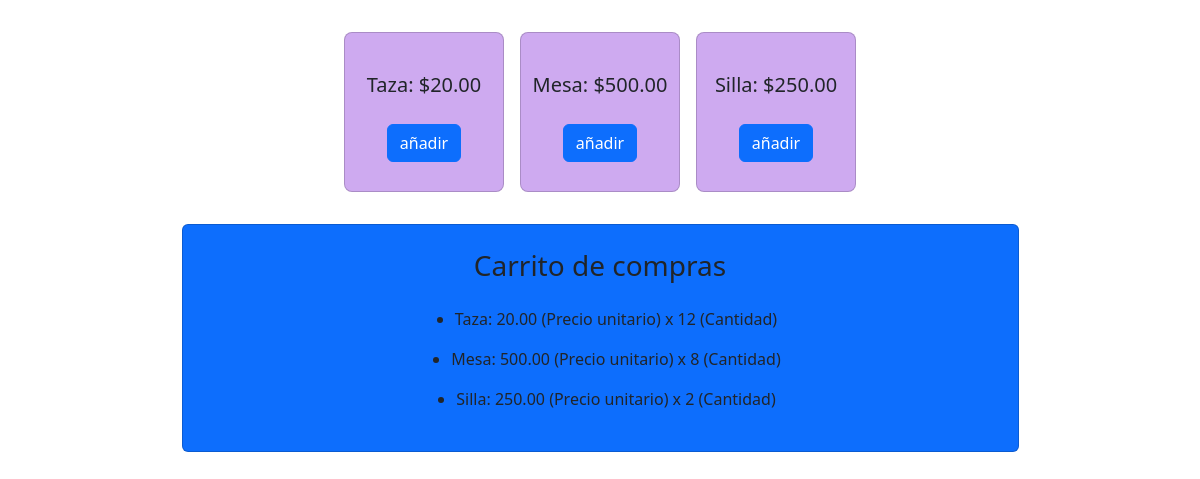
Before: / with the older database file.
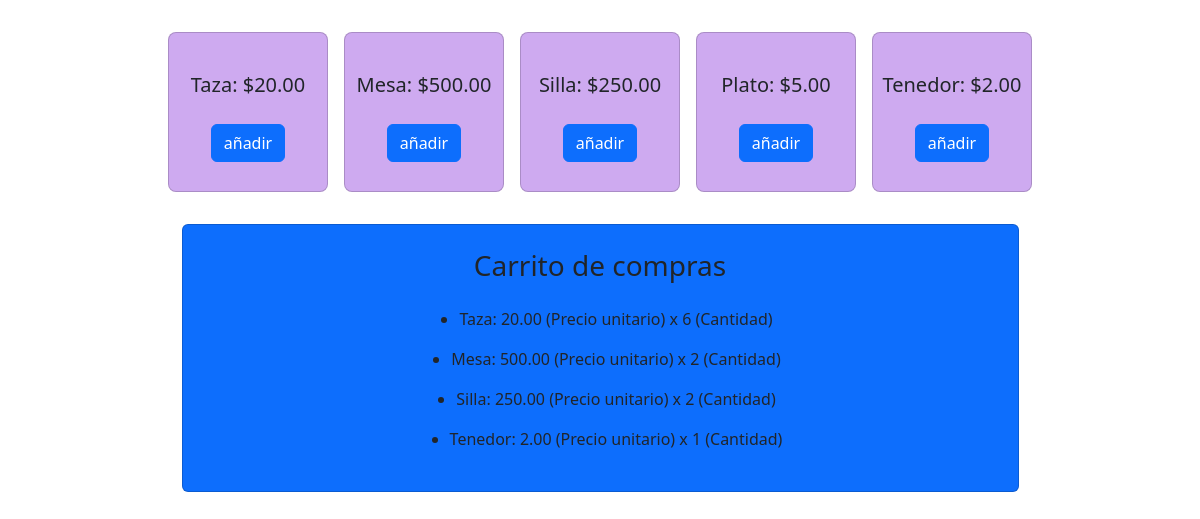
After: the same page with the newer database file.
### signals/models.py (models this page shows, shortened)
class Producto(models.Model):
    name = models.CharField(max_length=50)
    precio = models.DecimalField(max_digits=5, decimal_places=2)
    number = ShortUUIDField(length=6)
    def __str__(self):
        return self.name

class Carrito(models.Model):
    name = models.CharField(max_length=50)
    precio = models.DecimalField(max_digits=5, decimal_places=2)
    number = ShortUUIDField(length=6)
    count = models.IntegerField(default=1)

### signals/views.py (the view)
# urls.py: path('', ListarProductos.as_view(), name='home'),
class ListarProductos(generic.ListView):
    model = Producto
    template_name = 'index.html'
    context_object_name = 'productos'
    def get_context_data(self, **kwargs):
        context = super().get_context_data(**kwargs)
        context["carritos"] = Carrito.objects.all()
        return context

### templates/index.html (shortened to what this page needs)
<!DOCTYPE html>
<html lang="en">
<head>
    <link href="https://cdn.jsdelivr.net/npm/bootstrap@5.3.1/dist/css/bootstrap.min.css" rel="stylesheet">
</head>
<body>
  <div class="container">
    <div class="row">
      <div class="col d-flex justify-content-center flex-column align-items-center">
        <div class="card-content d-flex justify-content-center m-4">
            {% for producto in productos %}
              <div class="card d-flex justify-content-center text-center m-2" style="width: 160px; height: 160px; background-color: rgb(206, 170, 240); border-radius: 8px; font-size: 20px; ">
                <div class="info m-2">
                 <p>{{producto}}:  ${{producto.precio}}</p>
                </div>
                <form action="{% url 'signals:crear' producto_id=producto.id %}" method="get">
                  <button class='btn btn-primary'type="submit">añadir</button>
                </form>
              </div>
            {% endfor %}
          </div>
        <div class="card bg-primary p-4 w-75 align-items-center">
          <h3 class="mb-4">Carrito de compras</h3>
          {% for carrito in carritos %}
              <ul class="">
                <li>
                  {{ carrito.name }}: {{ carrito.precio }} (Precio unitario) x {{ carrito.count }} (Cantidad)
                </li>
              </ul>
          {% endfor %}
        </div>
      </div>
    </div>
  </div>
</body>
</html>

Changed rows visible on the page:
added Producto: name "Plato", precio "5.00"
added Producto: name "Tenedor", precio "2.00"
changed Carrito "Taza": count "12" → "6"
changed Carrito "Mesa": count "8" → "2"
added Carrito: name "Tenedor", precio "2.00", count "1"
